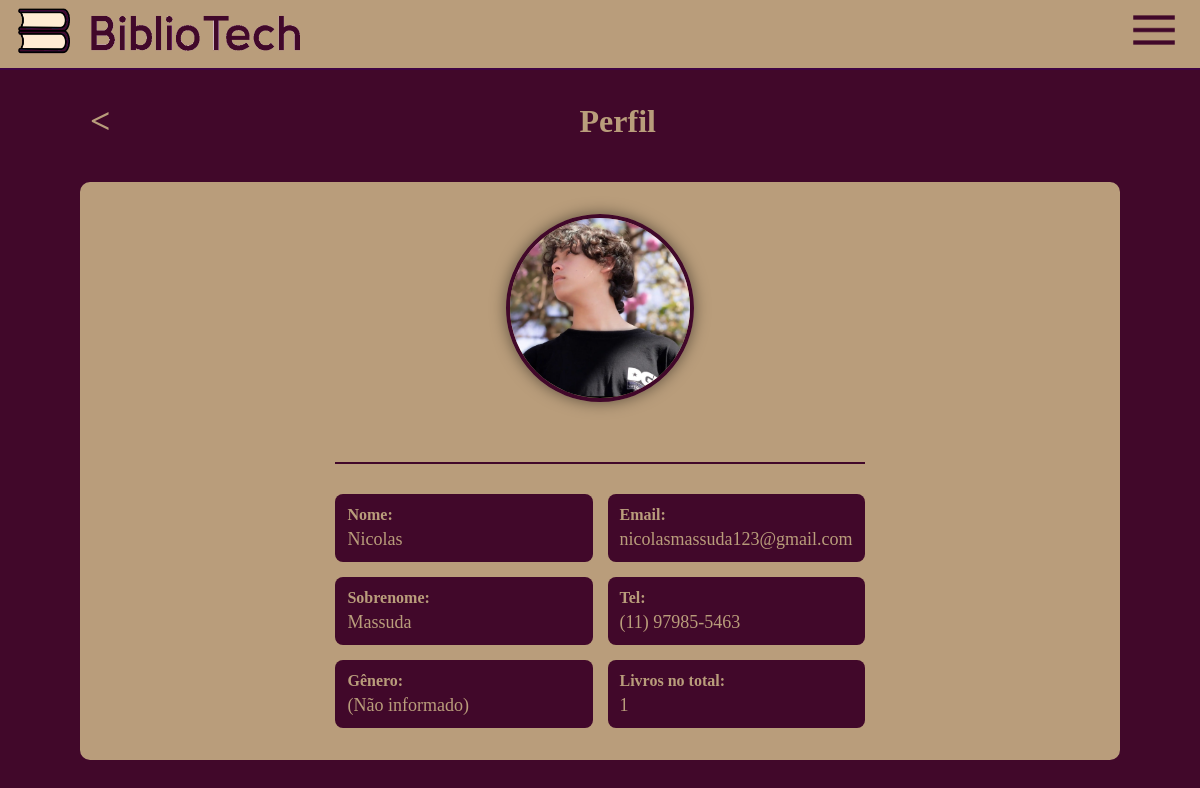
/perfil/3/ (signed in), run on the app's committed database.
### usuarios/models.py (models this page shows, shortened)
class UsuarioCustomizado(AbstractUser):
    escolha_genero = [
        ('M', 'Masculino'),
        ('F', 'Feminino'),
        ('O', 'Outro'),
        ('N', 'Prefiro não informar'),
    ]
    telefone = models.CharField(max_length=15, blank=True, null=True)
    foto_perfil = models.ImageField(upload_to='profile_pics/', blank=True, null=True, default='profile_pics/default_profile.png')
    genero = models.CharField(max_length=1, choices=escolha_genero, blank=True, null=True)

### usuarios/views.py (the view)
# urls.py: path('perfil/<int:usuario_id>/', views.ver_perfil_usuario_view, name='ver_perfil_usuario'),
@user_passes_test(is_admin)
def ver_perfil_usuario_view(request, usuario_id):
    usuario_alvo = get_object_or_404(UsuarioCustomizado, id=usuario_id)
    try:
        livros_reservados_count = Reserva.objects.filter(usuario=usuario_alvo).exclude(status='devolvido').count()
    except Exception:
        livros_reservados_count = 0
    context = {
        'usuario': usuario_alvo,
        'livros_reservados_count': livros_reservados_count,
    }
    return render(request, 'usuarios/perfil.html', context)

### usuarios/templatetags/phone_filters.py (called while the page is built)
@register.filter(name='phone_format')
def phone_format(number_string):
    if not number_string:
        return ""
    digits = re.sub(r'\D', '', str(number_string))
    if len(digits) == 11:
        return f"({digits[:2]}) {digits[2:7]}-{digits[7:]}"
    elif len(digits) == 10:
        return f"({digits[:2]}) {digits[2:6]}-{digits[6:]}"
    else:
        return number_string

### usuarios/views.py (called while the page is built)
def is_admin(user):
    return user.is_staff

### usuarios/templates/usuarios/perfil.html (shortened to what this page needs)
{% extends 'core/base.html' %}
{% load static %}
{% load phone_filters %}
{% block content %}
<div class="profile-page-container">
    <div class="page-header">
        <a href="javascript:history.back()" class="back-arrow">&lt;</a>
        <h1>Perfil</h1>
    </div>
    <div class="profile-card">
        {% if request.user == usuario %}
            <form method="POST" enctype="multipart/form-data" id="foto-perfil-form">
                {% csrf_token %}
                <label for="id_foto_perfil" class="profile-pic-label">
                    <div class="profile-pic-container">
                        <img src="{% if usuario.foto_perfil %}{{ usuario.foto_perfil.url }}{% else %}{% static 'images/default_profile.png' %}{% endif %}"
                             alt="Foto de Perfil"
                             class="profile-pic"
                             id="profile-pic-preview">
                        <div class="change-photo-overlay">Alterar Foto</div>
                    </div>
                </label>
                <div class="hidden-file-input">
                    {{ foto_form.foto_perfil }}
                </div>
                {% if foto_form.foto_perfil.errors %}
                    <div class="form-field-error">{{ foto_form.foto_perfil.errors|first }}</div>
                {% endif %}
            </form>
        {% else %}
            <div class="profile-pic-container" style="margin-bottom: 30px;">
                <img src="{% if usuario.foto_perfil %}{{ usuario.foto_perfil.url }}{% else %}{% static 'images/default_profile.png' %}{% endif %}"
                     alt="Foto de Perfil"
                     class="profile-pic">
            </div>
        {% endif %}
        <div class="profile-details-grid">
            <div class="profile-column">
                <div class="detail-item">
                    <span class="detail-label">Nome:</span>
                    <span class="detail-value">{{ usuario.first_name }}</span>
                </div>
                <div class="detail-item">
                    <span class="detail-label">Sobrenome:</span>
                    <span class="detail-value">{{ usuario.last_name }}</span>
                </div>
                <div class="detail-item">
                    <span class="detail-label">Gênero:</span>
                    <span class="detail-value">{{ usuario.get_genero_display|default:"(Não informado)" }}</span>
                </div>
            </div>
            <div class="profile-column">
                <div class="detail-item">
                    <span class="detail-label">Email:</span>
                    <span class="detail-value">{{ usuario.email }}</span>
                </div>
                <div class="detail-item">
                    <span class="detail-label">Tel:</span>
                    <span class="detail-value">{{ usuario.telefone|phone_format|default:"(Não informado)" }}</span>
                </div>
                <div class="detail-item">
                    <span class="detail-label">Livros no total:</span>
                    <span class="detail-value">{{ livros_reservados_count }}</span>
                </div>
            </div>
        </div>
    </div>
</div>
{% endblock %}

### static/css/style.css (style rules this page uses)
:root { --bg-color: #41082a; --text-color: #b99d7b; --primary-color: #5c0361; --button-bg: #4B0082; --header-bg: #2a2a2a; --container-bg: #b99d7b; --border-header: #3f0443; --border-button: #000000; --shadow-button: #6c6c6c; --secondary-color: #b99d7b; --font-pixel: 'Century Gothic', bold; }
html, body { margin: 0; padding: 0; height: 100%; }
body { background-color: var(--bg-color); color: var(--text-color); font-family: var(--font-pixel); font-size: 24px; margin: 0; padding-top: 70px; }
a { color: var(--text-color); }
.page-header { display: flex; align-items: center; gap: 15px; margin-bottom: 20px; padding: 0 10px; }
.page-header h1 { margin: 0; font-size: 32px; }
.back-arrow { font-size: 36px; color: var(--text-color); text-decoration: none; font-weight: bold; }
.page-header { display: flex; justify-content: space-between; align-items: center; margin-bottom: 30px; }
.page-header h1 { font-size: 32px; margin: 0; flex-grow: 1; text-align: center; }
.profile-pic-container { width: 180px; height: 180px; border-radius: 50%; overflow: hidden; margin: 0 auto; border: 4px solid var(--bg-color); box-shadow: 0 0 15px rgba(0, 0, 0, 0.5); position: relative; }
.profile-pic-container .profile-pic { width: 100%; height: 100%; object-fit: cover; display: block; }
.profile-details-grid { display: grid; grid-template-columns: 1fr 1fr; gap: 15px; text-align: left; border-top: 2px solid var(--bg-color); margin-top: 30px; padding-top: 30px; }
.profile-column { display: flex; flex-direction: column; gap: 15px; }
.detail-item { background-color: var(--bg-color); padding: 12px; border-radius: 8px; font-size: 18px; }
.detail-label { color: var(--secondary-color); font-weight: bold; font-size: 16px; display: block; margin-bottom: 5px; }
.detail-value { color: var(--secondary-color); word-break: break-all; }
.profile-card { display: flex; flex-direction: column; align-items: center; background-color: var(--container-bg); padding: 30px 100px; border-radius: 10px; margin: 40px auto; max-width: 100%; border: 2px solid var(--secondary-color) }

### data on the page
UsuarioCustomizado: foto_perfil (picture), first_name "Nicolas", last_name "Massuda", genero "(Não informado)", email "nicolasmassuda123@gmail.com", telefone "(11) 97985-5463"

### other printed values
{{ livros_reservados_count }} "1"
